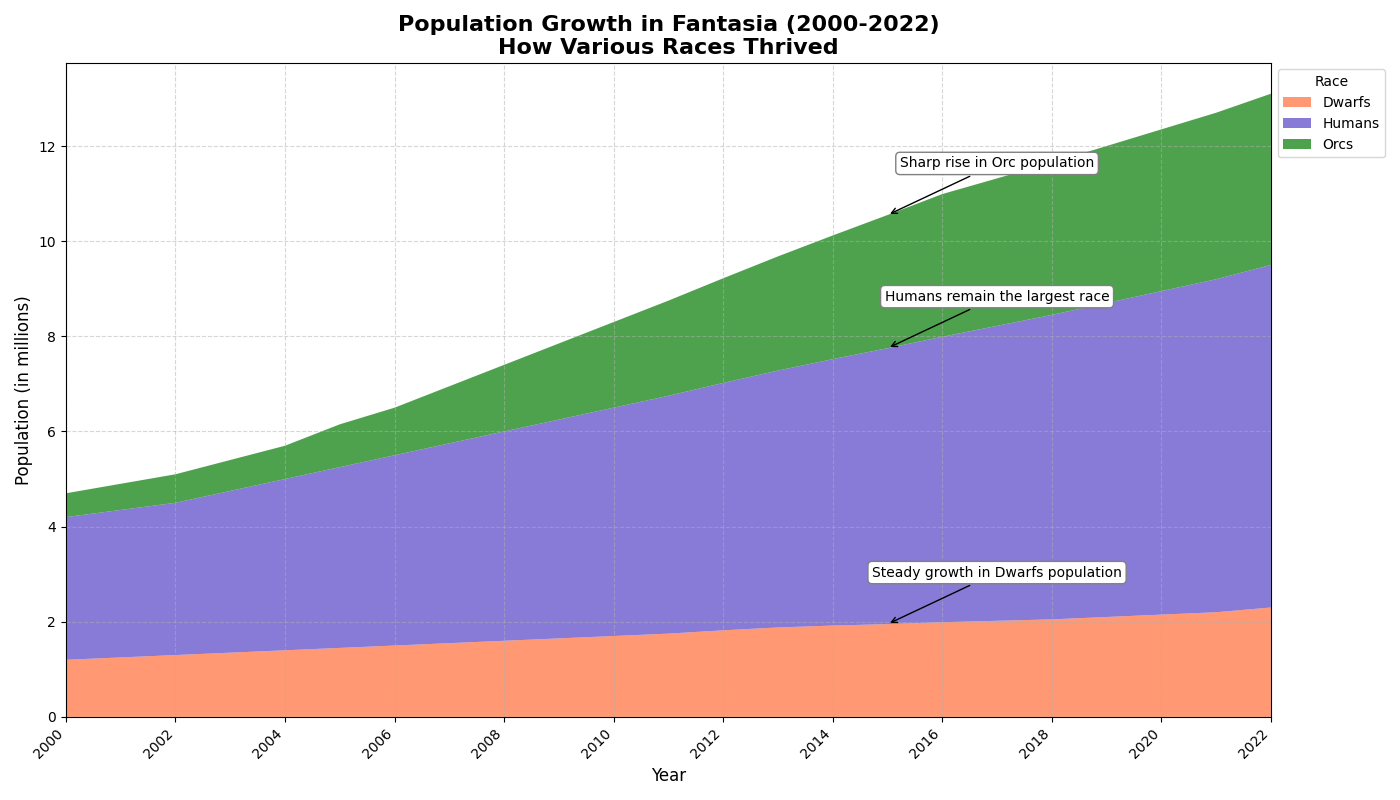

Write the Python code that produced this figure.
import matplotlib.pyplot as plt
import numpy as np

years = np.arange(2000, 2023)

# Artificial data for populations of various races in the fantasy world
dwarfs = np.array([1.2, 1.25, 1.3, 1.35, 1.4, 1.45, 1.5, 1.55, 1.6, 1.65, 1.7, 1.75, 1.82, 1.88, 1.92, 1.95, 1.99, 2.02, 2.05, 2.1, 2.15, 2.2, 2.3])
humans = np.array([3, 3.1, 3.2, 3.4, 3.6, 3.8, 4, 4.2, 4.4, 4.6, 4.8, 5, 5.2, 5.4, 5.6, 5.8, 6, 6.2, 6.4, 6.6, 6.8, 7, 7.2])
orcs = np.array([0.5, 0.55, 0.6, 0.65, 0.7, 0.9, 1, 1.2, 1.4, 1.6, 1.8, 2, 2.2, 2.4, 2.6, 2.8, 3, 3.1, 3.2, 3.3, 3.4, 3.5, 3.6])

# Combine data into an array for stacking
population_data = np.vstack([dwarfs, humans, orcs])

fig, ax = plt.subplots(figsize=(14, 8))

ax.stackplot(years, population_data, labels=['Dwarfs', 'Humans', 'Orcs'],
             colors=['#FF7F50', '#6A5ACD', '#228B22'], alpha=0.8)

ax.set_title("Population Growth in Fantasia (2000-2022)\nHow Various Races Thrived", fontsize=16, weight='bold')
ax.set_xlabel('Year', fontsize=12)
ax.set_ylabel('Population (in millions)', fontsize=12)

ax.legend(loc='upper left', title='Race', bbox_to_anchor=(1, 1))

ax.grid(True, linestyle='--', alpha=0.5)
ax.set_xlim(years[0], years[-1])
ax.set_xticks(years[::2])
ax.set_xticklabels(years[::2], rotation=45, ha='right')

highlighted_year = 2015
highlighted_values = [dwarfs[15], humans[15], orcs[15]]
annotations = ['Steady growth in Dwarfs population', 'Humans remain the largest race', 'Sharp rise in Orc population']
cumulative = np.cumsum(highlighted_values)
for race, y, label in zip(annotations, cumulative, highlighted_values):
    plt.annotate(race, xy=(highlighted_year, y), xytext=(highlighted_year + 2, y + 1),
                 bbox=dict(boxstyle="round,pad=0.3", edgecolor='gray', facecolor='white'),
                 arrowprops=dict(facecolor='black', arrowstyle='->'), fontsize=10, ha='center')

plt.tight_layout()
plt.show()
